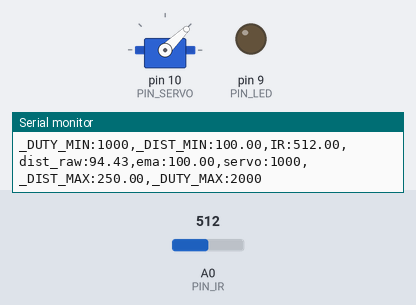
The sketch below on a simulated Arduino Uno, built with avr-gcc and run on an emulated ATmega328P. Parts: servo, output pins drawn as LEDs (lit = HIGH), the last lines printed to the serial monitor. Inputs (shaded band) come from the test bench; at power-on: A0 (PIN_IR) = 512.

Above: at 1.2 s.
1.3 s: A0 (PIN_IR) set to 502
2.8 s: A0 (PIN_IR) set to 479
At 3.9 s:
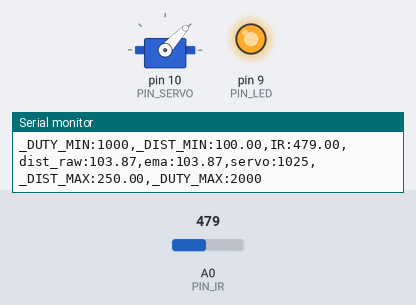
4.5 s: A0 (PIN_IR) set to 306
At 5.7 s:
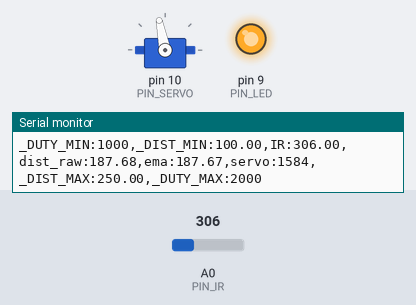
6.5 s: A0 (PIN_IR) set to 240
At 7.2 s:
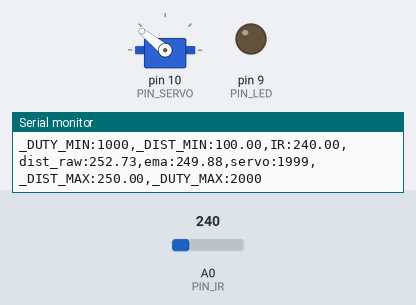
8.4 s: A0 (PIN_IR) set to 243
At 9.0 s:
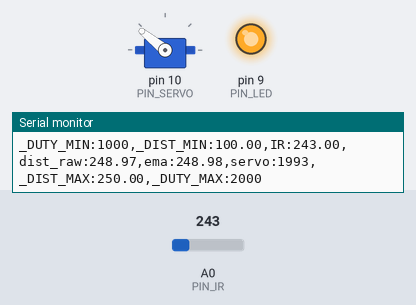
9.9 s: A0 (PIN_IR) set to 122
At 11.3 s:
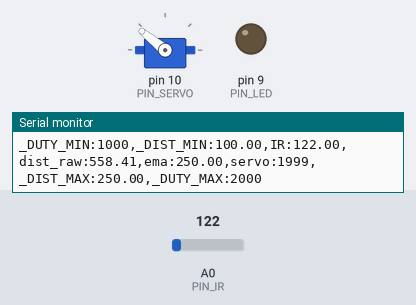
Timing chart, 0 to 12.4 s (numbered marks = the images above; inputs shaded):
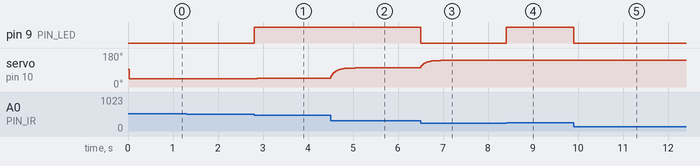

Measured:
- the behaviour switches between 493 and 492 on A0 (PIN_IR) (found by bisection; images 0 and 1)
- the behaviour switches between 242 and 243 on A0 (PIN_IR) (found by bisection; images 3 and 4)
- after the input at 2.8 s, pin 9 (PIN_LED): LOW → HIGH at once; servo on pin 10 (PIN_SERVO): 44° → 45° at once, → 46° 0.07 s later, → 47° 0.20 s later
- after the input at 4.5 s, servo on pin 10 (PIN_SERVO): moves from 47° to 101° over 0.55 s, starting at once
- after the input at 6.5 s, pin 9 (PIN_LED): HIGH → LOW at once; servo on pin 10 (PIN_SERVO): moves from 101° to 141° over 0.45 s, starting at once
- after the input at 8.4 s, pin 9 (PIN_LED): LOW → HIGH at once
- after the input at 9.9 s, pin 9 (PIN_LED): HIGH → LOW at once

The sketch:

17_example_3.ino
```cpp
#include <Servo.h>

// Arduino pin assignment
#define PIN_IR    0         // IR sensor at Pin A0
#define PIN_LED   9
#define PIN_SERVO 10

// ---- servo microseconds (SG90 typical) ----
#define _DUTY_MIN 1000      // servo full CW (≈0°)
#define _DUTY_NEU 1500      // servo neutral (≈90°)
#define _DUTY_MAX 2000      // servo full CCW (≈180°)

// ---- distance range (mm) ----
#define _DIST_MIN  100.0    // minimum distance 100 mm
#define _DIST_MAX  250.0    // maximum distance 250 mm

#define EMA_ALPHA  0.20     // 0.1~0.3 권장 (더 크면 반응 빠름, 더 작으면 부드러움)
#define LOOP_INTERVAL 25    // msec, 20ms 이상 유지

Servo myservo;
unsigned long last_loop_time;   // msec

float dist_prev = _DIST_MIN;
float dist_ema  = _DIST_MIN;

void setup() {
  pinMode(PIN_LED, OUTPUT);

  myservo.attach(PIN_SERVO);
  myservo.writeMicroseconds(_DUTY_NEU);

  Serial.begin(1000000);        // 1,000,000 bps
  last_loop_time = millis();
}

void loop() {
  unsigned long time_curr = millis();
  if (time_curr < (last_loop_time + LOOP_INTERVAL)) return;
  last_loop_time += LOOP_INTERVAL;

  int   duty;
  float a_value, dist_raw, dist_clamped;

  a_value  = analogRead(PIN_IR);
  // IR(A0) → distance(mm): 예시 공식
  dist_raw = ((6762.0 / (a_value - 9.0)) - 4.0) * 10.0;

  // ---- range filter & LED ----
  bool in_range = (dist_raw >= _DIST_MIN && dist_raw <= _DIST_MAX);
  digitalWrite(PIN_LED, in_range ? HIGH : LOW);

  // 범위를 벗어나면 clamp
  dist_clamped = dist_raw;
  if (dist_clamped < _DIST_MIN) dist_clamped = _DIST_MIN;
  if (dist_clamped > _DIST_MAX) dist_clamped = _DIST_MAX;

  // ---- EMA filter ----
  dist_ema = EMA_ALPHA * dist_clamped + (1.0 - EMA_ALPHA) * dist_prev;
  dist_prev = dist_ema;

  // ---- map() 등가식 (선형 보간) ----
  // duty = map(dist_ema, _DIST_MIN, _DIST_MAX, _DUTY_MIN, _DUTY_MAX);
  duty = _DUTY_MIN + (int)((dist_ema - _DIST_MIN) * (_DUTY_MAX - _DUTY_MIN)
                           / (_DIST_MAX - _DIST_MIN));

  myservo.writeMicroseconds(duty);

  // ---- Serial Plotter용 출력 ----
  Serial.print("_DUTY_MIN:");  Serial.print(_DUTY_MIN);
  Serial.print(",_DIST_MIN:"); Serial.print(_DIST_MIN);
  Serial.print(",IR:");        Serial.print(a_value);
  Serial.print(",dist_raw:");  Serial.print(dist_raw);
  Serial.print(",ema:");       Serial.print(dist_ema);
  Serial.print(",servo:");     Serial.print(duty);
  Serial.print(",_DIST_MAX:"); Serial.print(_DIST_MAX);
  Serial.print(",_DUTY_MAX:"); Serial.print(_DUTY_MAX);
  Serial.println();
}
```
